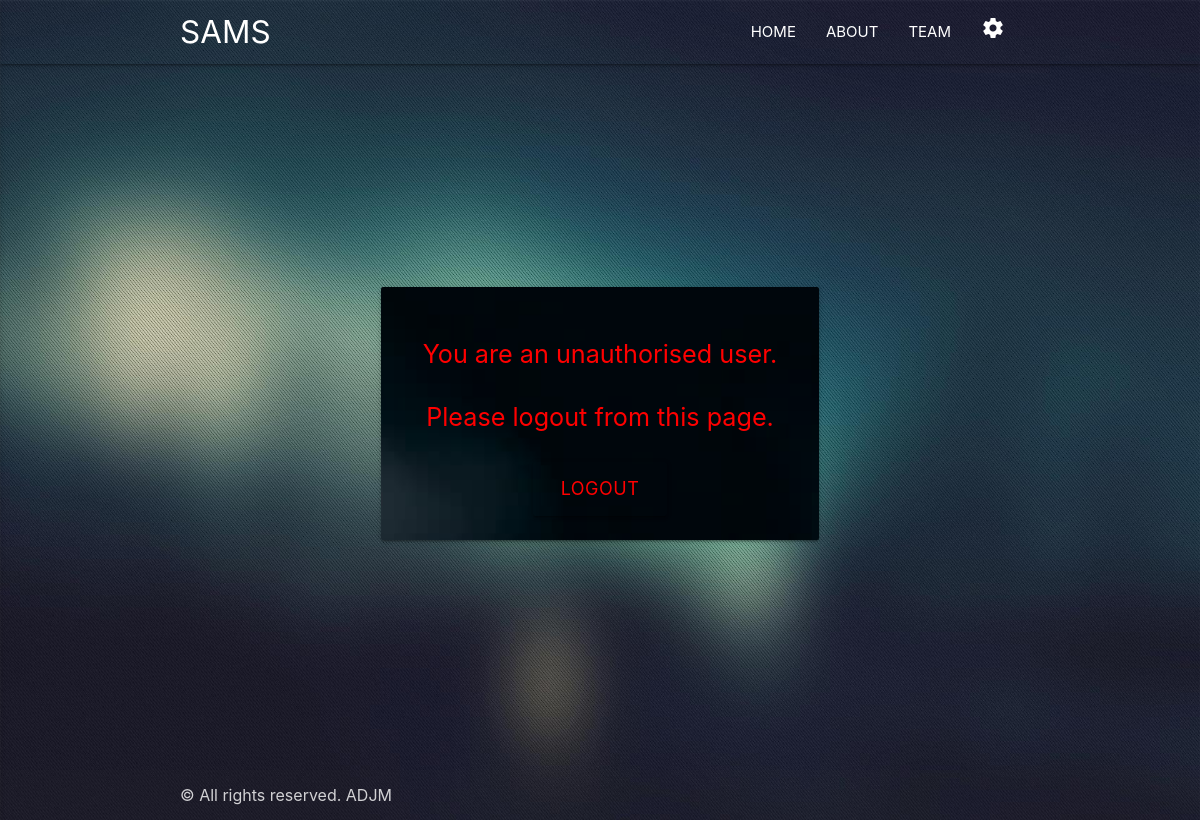
/accounts/profile/ (signed in), run on an earlier commit of the app's database.
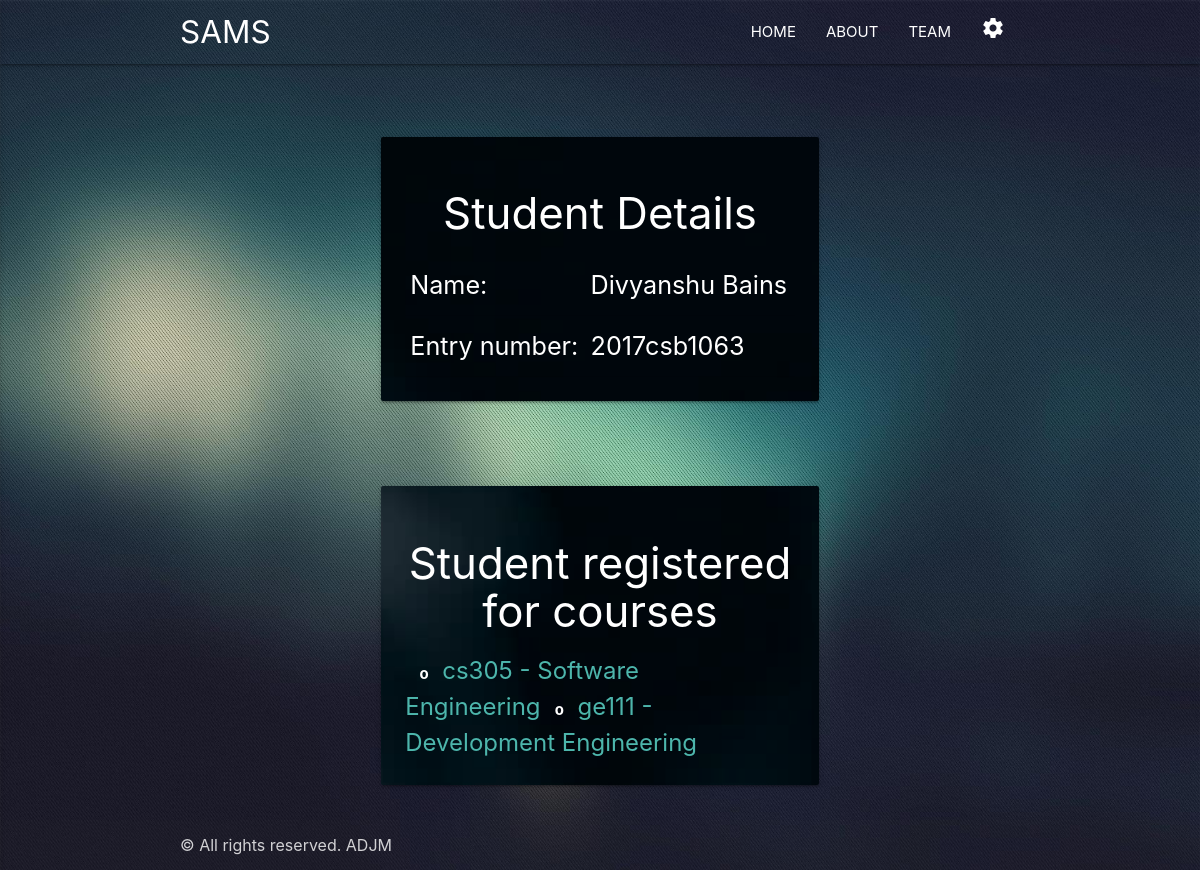
And on a later commit of the database.
### database_manager/models.py (models this page shows, shortened)
class User(AbstractBaseUser, PermissionsMixin):
    username_validator = UnicodeUsernameValidator()
    first_name = models.CharField(_('first name'), max_length=30, blank=True)
    last_name = models.CharField(_('last name'), max_length=150, blank=True)
    email = models.EmailField(_('email address'), unique=True)
    is_staff = models.BooleanField(
        _('staff status'),
        default=False,
        help_text=_('Designates whether the user can log into this admin site.'),
    )
    is_active = models.BooleanField(
        _('active'),
        default=True,
        help_text=_(
            'Designates whether this user should be treated as active. '
            'Unselect this instead of deleting accounts.'
        ),
    )
    date_joined = models.DateTimeField(_('date joined'), default=timezone.now)
    objects = UserManager()
    EMAIL_FIELD = 'email'
    USERNAME_FIELD = 'email'
    REQUIRED_FIELDS = []
    class Meta:
        verbose_name = _('user')
        verbose_name_plural = _('users')
    def get_full_name(self):
        full_name = '%s %s' % (self.first_name, self.last_name)
        return full_name.strip()

class Student(models.Model):
    user = models.OneToOneField(settings.AUTH_USER_MODEL, on_delete=models.CASCADE)
    entry_number = models.CharField(max_length=15, unique=True)

class Course(models.Model):
    name = models.CharField(max_length=80)
    code = models.CharField(max_length=10, unique=True)
    relative_attendance_for_one_lecture = models.IntegerField()
    relative_attendance_for_one_tutorial = models.IntegerField()
    relative_attendance_for_one_practical = models.IntegerField()
    instructors = models.ManyToManyField(Instructor)
    teaching_assistants = models.ManyToManyField(TeachingAssistant, blank=True)
    registered_students = models.ManyToManyField(Student)
    acad_year_start = models.IntegerField(editable=False)
    acad_year_end = models.IntegerField(editable=False)
    semester = models.IntegerField(editable=False)
    total_lectures_held = models.IntegerField(default=0, editable=False)
    total_tutorials_held = models.IntegerField(default=0, editable=False)
    total_practicals_held = models.IntegerField(default=0, editable=False)
    def __str__(self):
        return str(self.code) + ' - ' + str(self.name)

### registration/views.py (the view)
# urls.py: path('accounts/profile/', views.profile, name='profile'),
def profile(request):
    is_admin = hasattr(request.user, 'admin')
    is_student = hasattr(request.user, 'student')
    is_classeventcoordinator = hasattr(request.user, 'classeventcoordinator')
    if is_classeventcoordinator:
        is_instructor = hasattr(request.user.classeventcoordinator, 'instructor')
        is_teachingassistant = hasattr(request.user.classeventcoordinator, 'teachingassistant')
    else:
        is_instructor = False
        is_teachingassistant = False
    if is_student:
        registered_student_for_courses = request.user.student.course_set.all()
    else:
        registered_student_for_courses = Course.objects.none()
    if is_instructor:
        instructor_for_courses = request.user.classeventcoordinator.instructor.course_set.all()
    else:
        instructor_for_courses = Course.objects.none()
    if is_teachingassistant:
        teaching_assistant_for_courses = request.user.classeventcoordinator.teachingassistant.course_set.all()
    else:
        teaching_assistant_for_courses = Course.objects.none()
    context = {
        'is_admin': is_admin,
        'is_student': is_student,
        'is_classeventcoordinator': is_classeventcoordinator,
        'is_instructor': is_instructor,
        'is_teachingassistant': is_teachingassistant,
        'registered_student_for_courses': registered_student_for_courses,
        'instructor_for_courses': instructor_for_courses,
        'teaching_assistant_for_courses': teaching_assistant_for_courses
    }
    return render(request, 'profile.html', context)

### registration/templates/profile.html (shortened to what this page needs)
{% extends 'base_generic.html' %} {% load static %} {% load widget_tweaks %} {% block content %}
 {% if is_student %}
<div>
    <div class="row">
        <div class="col l6 offset-l3 m8 offset-m2 s12">
            <div class="card-panel hoverable back-image-class" style="margin-top: 50px; margin-left: 70px; margin-right: 70px;">
                <div class="card-content white-text">
                    <h3 class="center">Student Details</h3>
                    <table class="responsive-table white-text flow-text">
                        <tr>
                            <td>Name:</td>
                            <td> {{ request.user.get_full_name }}</td>
                        </tr>
                        <tr>
                            <td>Entry number:</td>
                            <td> {{ request.user.student.entry_number }}</td>
                        </tr>
                    </table>
                </div>
            </div>
        </div>
    </div>
    <div class="row">
        <div class="col l6 offset-l3 m8 offset-m2 s12">
            <div class="card-panel hoverable back-image-class" style="margin-top: 50px; margin-left: 70px; margin-right: 70px;">
                <div class="card-content white-text">
                    <table class="responsive-table">
                        <thead>
                            <h3 class="center">Student registered for courses</h3>
                        </thead>
                        <tbody>
                            {% for course in registered_student_for_courses %}
                            <tr><b>&nbsp;&nbsp;&nbsp;&nbsp;o</b><a href="{% url 'view_student_attendance_details_in_a_course' course_id=course.id student_id=request.user.student.id %}" style="font-size: x-large;" class="teal-text text-lighten-2 tooltipped"
                                    data-tooltip="Click to View attendance" data-position="right">&nbsp;&nbsp;{{ course }}</a></tr>
                            {% endfor %}
                        </tbody>
                    </table>
                </div>
            </div>
        </div>
    </div>
</div>
{% endif %} {% if not is_admin and not is_classeventcoordinator and not is_student %}
<div>
    <div class="row">
        <div class="col l6 offset-l3 m8 offset-m2 s12">
            <div class="card-panel center hoverable back-image-class" style="margin-top: 200px; margin-left: 70px; margin-right: 70px;">
                <div class="card-content" style="color: white;" id="div_id">
                    <p class="flow-text">You are an unauthorised user.</p>
                    <p class="flow-text">Please logout from this page.</p>
                    <a href="{% url 'logout' %}" class="btn-large" style="background-color: transparent; font-size: larger; color: white;" id="btn_id">Logout</a>
                </div>
            </div>
        </div>
    </div>
</div>{% endif %}
{% endblock %}

What changed in the data, as far as the page shows it:
now on this page (row edited): User: user.get_full_name "Divyanshu Bains", user.student.entry_number "2017csb1063"
now on this page (row unchanged): Course: code+name "cs305 - Software Engineering"
now on this page (row unchanged): Course: code+name "ge111 - Development Engineering"
Also different on the page:
text no longer shown: "You are an unauthorised user. Please logout from this page. LOGOUT"
text now shown: "Student Details Name: Entry number: Student registered for courses"
